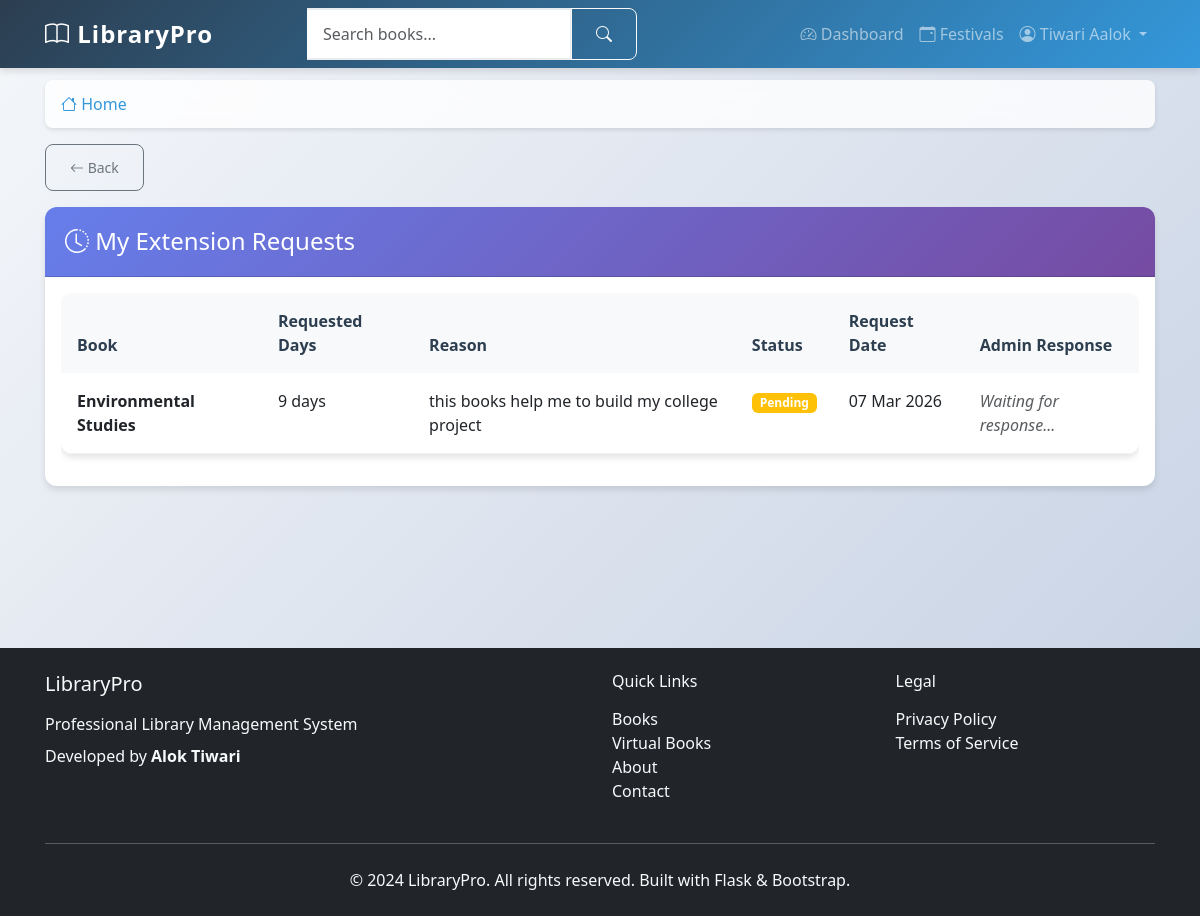
/my-extension-requests (signed in), run on the app's committed database.
### app/models.py (models this page shows, shortened)
class User(UserMixin, db.Model):
    id = db.Column(db.Integer, primary_key=True)
    prn_number = db.Column(db.String(20), unique=True, nullable=False)
    username = db.Column(db.String(80), unique=True, nullable=False)
    email = db.Column(db.String(120), unique=True, nullable=False)
    name = db.Column(db.String(100), nullable=False)
    mother_name = db.Column(db.String(100), nullable=False)
    dob = db.Column(db.String(10), nullable=False)  # Format: DDMMYYYY
    phone = db.Column(db.String(15), nullable=True)
    address = db.Column(db.Text, nullable=True)
    password_hash = db.Column(db.String(255), nullable=False)
    role = db.Column(db.String(20), nullable=False, default='student')
    year = db.Column(db.String(10), nullable=True)  # 1st, 2nd, 3rd, 4th, 5th
    course = db.Column(db.String(50), nullable=True)  # BSC IT, BSC CS, etc.
    total_books_borrowed = db.Column(db.Integer, default=0)
    total_extension_requests = db.Column(db.Integer, default=0)
    library_hours_this_month = db.Column(db.Float, default=0.0)
    library_hours_this_year = db.Column(db.Float, default=0.0)
    created_at = db.Column(db.DateTime, default=datetime.utcnow)
    updated_at = db.Column(db.DateTime, default=datetime.utcnow, onupdate=datetime.utcnow)
    loans = db.relationship('Loan', backref='borrower', lazy='dynamic')
    library_sessions = db.relationship('LibrarySession', backref='user', lazy='dynamic')

class ExtensionRequest(db.Model):
    id = db.Column(db.Integer, primary_key=True)
    loan_id = db.Column(db.Integer, db.ForeignKey('loan.id'), nullable=False)
    requested_days = db.Column(db.Integer, nullable=False)
    reason = db.Column(db.Text, nullable=False)
    status = db.Column(db.String(20), nullable=False, default='pending')  # pending, approved, rejected
    admin_response = db.Column(db.Text, nullable=True)
    request_date = db.Column(db.DateTime, nullable=False, default=datetime.utcnow)
    response_date = db.Column(db.DateTime, nullable=True)
    responded_by = db.Column(db.Integer, db.ForeignKey('user.id'), nullable=True)
    status_expires_at = db.Column(db.DateTime, nullable=True)
    loan = db.relationship('Loan', backref='extension_requests')
    admin = db.relationship('User', foreign_keys=[responded_by])

class Book(db.Model):
    id = db.Column(db.Integer, primary_key=True)
    title = db.Column(db.String(200), nullable=False)
    author = db.Column(db.String(100), nullable=False)
    category = db.Column(db.String(50), nullable=False, default='General')
    semester = db.Column(db.String(20), nullable=True)
    course = db.Column(db.String(50), nullable=True)
    isbn = db.Column(db.String(20), nullable=True)
    thumbnail = db.Column(db.String(500), nullable=True)
    copies_total = db.Column(db.Integer, nullable=False, default=1)
    copies_available = db.Column(db.Integer, nullable=False, default=1)
    is_new_book = db.Column(db.Boolean, nullable=False, default=True)
    new_book_expires = db.Column(db.DateTime, nullable=True)
    is_prebooking = db.Column(db.Boolean, nullable=False, default=False)
    prebooking_starts = db.Column(db.DateTime, nullable=True)
    prebooking_slots = db.Column(db.Integer, nullable=False, default=0)
    prebooking_taken = db.Column(db.Integer, nullable=False, default=0)
    is_virtual = db.Column(db.Boolean, nullable=False, default=False)
    pdf_file_path = db.Column(db.String(500), nullable=True)
    virtual_price = db.Column(db.Float, nullable=True, default=0.0)  # Free to read
    download_price = db.Column(db.Float, nullable=True, default=11.0)  # ₹11 to download
    created_at = db.Column(db.DateTime, default=datetime.utcnow)
    loans = db.relationship('Loan', backref='book', lazy='dynamic')

### app/main/routes.py (the view)
@bp.route('/my-extension-requests')
@login_required
def my_extension_requests():
    my_requests = ExtensionRequest.query.join(Loan).filter(
        Loan.user_id == current_user.id
    ).order_by(ExtensionRequest.request_date.desc()).all()
    return render_template('main/my_extensions.html',
                         title='My Extension Requests',
                         requests=my_requests)

### app/__init__.py (called while the page is built)
def create_app():
    app = Flask(__name__)
    app.config.from_object(Config)
    db.init_app(app)
    migrate.init_app(app, db)
    login.init_app(app)
    login.login_view = 'auth.student_login'
    login.login_message = 'Please log in to access this page.'
    login.login_message_category = 'info'
    from app.auth import bp as auth_bp
    app.register_blueprint(auth_bp, url_prefix='/auth')
    from app.main import bp as main_bp
    app.register_blueprint(main_bp)
    from app.models import User
    @login.user_loader
    def load_user(user_id):
        return User.query.get(int(user_id))
    return app

### app/templates/main/my_extensions.html (shortened to what this page needs)
{% extends "base.html" %}
{% block content %}
<div class="row">
    <div class="col-12">
        <div class="card">
            <div class="card-header" style="background: linear-gradient(135deg, #667eea, #764ba2); color: white;">
                <h4 class="mb-0"><i class="bi bi-clock-history"></i> My Extension Requests</h4>
            </div>
            <div class="card-body">
                {% if requests %}
                <div class="table-responsive">
                    <table class="table table-hover">
                        <thead>
                            <tr>
                                <th>Book</th>
                                <th>Requested Days</th>
                                <th>Reason</th>
                                <th>Status</th>
                                <th>Request Date</th>
                                <th>Admin Response</th>
                            </tr>
                        </thead>
                        <tbody>
                            {% for req in requests %}
                            <tr>
                                <td><strong>{{ req.loan.book.title }}</strong></td>
                                <td>{{ req.requested_days }} days</td>
                                <td>{{ req.reason[:50] }}{% if req.reason|length > 50 %}...{% endif %}</td>
                                <td>
                                    {% if req.status == 'pending' %}
                                        <span class="badge bg-warning">Pending</span>
                                    {% elif req.status == 'approved' %}
                                        <span class="badge bg-success">Approved</span>
                                    {% else %}
                                        <span class="badge bg-danger">Rejected</span>
                                    {% endif %}
                                </td>
                                <td>{{ req.request_date.strftime('%d %b %Y') }}</td>
                                <td>
                                    {% if req.admin_response %}
                                        {{ req.admin_response }}
                                    {% else %}
                                        <em class="text-muted">Waiting for response...</em>
                                    {% endif %}
                                </td>
                            </tr>
                            {% endfor %}
                        </tbody>
                    </table>
                </div>
                {% endif %}
            </div>
        </div>
    </div>
</div>
{% endblock %}

### app/templates/base.html (shortened to what this page needs)
<!DOCTYPE html>
<html lang="en">
<head>
    <link href="https://cdn.jsdelivr.net/npm/bootstrap@5.3.0/dist/css/bootstrap.min.css" rel="stylesheet">
    <link rel="stylesheet" href="https://cdn.jsdelivr.net/npm/bootstrap-icons@1.10.0/font/bootstrap-icons.css">
    <link rel="stylesheet" href="{{ url_for('static', filename='css/style.css') }}">
    <link rel="stylesheet" href="{{ url_for('static', filename='css/modern.css') }}">
</head>
<body>
    <nav class="navbar navbar-expand-lg navbar-dark bg-primary fixed-top">
        <div class="container">
            <a class="navbar-brand fw-bold" href="{{ url_for('main.index') }}">
                <i class="bi bi-book"></i> LibraryPro
            </a>
            <div class="collapse navbar-collapse" id="navbarNav">
                {% if current_user.is_authenticated %}
                <form class="d-flex mx-auto" method="GET" action="{{ url_for('main.search') }}">
                    <div class="input-group">
                        <input class="form-control" type="search" name="q" placeholder="Search books..."
                               value="{{ request.args.get('q', '') }}">
                        <button class="btn btn-outline-light" type="submit">
                            <i class="bi bi-search"></i>
                        </button>
                    </div>
                </form>
                <ul class="navbar-nav ms-auto">
                    <li class="nav-item">
                        <a class="nav-link" href="{{ url_for('main.dashboard') }}">
                            <i class="bi bi-speedometer2"></i> Dashboard
                        </a>
                    </li>
                    <li class="nav-item">
                        <a class="nav-link" href="{{ url_for('main.festivals') }}">
                            <i class="bi bi-calendar-event"></i> Festivals
                        </a>
                    </li>
                    <li class="nav-item dropdown">
                        <a class="nav-link dropdown-toggle" href="#" role="button" data-bs-toggle="dropdown">
                            <i class="bi bi-person-circle"></i> {{ current_user.name }}
                        </a>
                    </li>
                </ul>
                {% endif %}
            </div>
        </div>
    </nav>
    <main class="main-content">
        <div class="container">
            {% if current_user.is_authenticated %}
            <nav aria-label="breadcrumb" class="mb-3">
                <ol class="breadcrumb">
                    <li class="breadcrumb-item">
                        <a href="{{ url_for('main.index') }}"><i class="bi bi-house"></i> Home</a>
                    </li>
                </ol>
            </nav>
            {% endif %}
            {% if current_user.is_authenticated and request.endpoint not in ['main.index', 'main.dashboard', 'main.student_dashboard', 'main.admin_dashboard'] %}
            <div class="mb-3">
                <button onclick="goBack()" class="btn btn-outline-secondary btn-sm">
                    <i class="bi bi-arrow-left"></i> Back
                </button>
            </div>
            {% endif %}
            {% block content %}{% endblock %}
        </div>
    </main>
    <footer class="bg-dark text-light py-4 mt-5">
        <div class="container">
            <div class="row">
                <div class="col-md-6">
                    <h5 class="mb-3">LibraryPro</h5>
                    <p class="mb-2">Professional Library Management System</p>
                    <p class="mb-0">Developed by <strong>Alok Tiwari</strong></p>
                </div>
                <div class="col-md-3">
                    <h6 class="mb-3">Quick Links</h6>
                    <ul class="list-unstyled">
                        <li><a href="{{ url_for('main.books_categories') }}" class="text-light text-decoration-none">Books</a></li>
                    <li><a href="{{ url_for('main.virtual_books') }}" class="text-light text-decoration-none">Virtual Books</a></li>
                        <li><a href="{{ url_for('main.about') }}" class="text-light text-decoration-none">About</a></li>
                        <li><a href="{{ url_for('main.contact') }}" class="text-light text-decoration-none">Contact</a></li>
                    </ul>
                </div>
                <div class="col-md-3">
                    <h6 class="mb-3">Legal</h6>
                    <ul class="list-unstyled">
                        <li><a href="{{ url_for('main.privacy') }}" class="text-light text-decoration-none">Privacy Policy</a></li>
                        <li><a href="{{ url_for('main.terms') }}" class="text-light text-decoration-none">Terms of Service</a></li>
                    </ul>
                </div>
            </div>
            <hr class="my-4">
            <div class="text-center">
                <p class="mb-0">&copy; 2024 LibraryPro. All rights reserved. Built with Flask & Bootstrap.</p>
            </div>
        </div>
    </footer>
</body>
</html>

### app/static/css/style.css (style rules this page uses)
:root { --primary-color: #2c3e50; --secondary-color: #3498db; --accent-color: #e74c3c; --success-color: #27ae60; --warning-color: #f39c12; --light-bg: #f8f9fa; --card-shadow: 0 4px 6px rgba(0, 0, 0, 0.1); --hover-shadow: 0 8px 15px rgba(0, 0, 0, 0.2); --border-radius: 12px; }
body { font-family: 'Segoe UI', Tahoma, Geneva, Verdana, sans-serif; background: linear-gradient(135deg, #f5f7fa 0%, #c3cfe2 100%); min-height: 100vh; padding: 0; margin: 0; }
.main-content { padding-top: 80px; padding-bottom: 2rem; min-height: calc(100vh - 200px); }
.container { padding-left: 15px; padding-right: 15px; }
.navbar-brand { font-size: 1.5rem; letter-spacing: 1px; }
.navbar { box-shadow: var(--card-shadow); background: linear-gradient(135deg, var(--primary-color) 0%, var(--secondary-color) 100%) !important; }
.card { border: none; border-radius: var(--border-radius); box-shadow: var(--card-shadow); transition: all 0.3s ease; background: white; }
.card-header { background: linear-gradient(135deg, var(--primary-color) 0%, var(--secondary-color) 100%); color: white; border-radius: var(--border-radius) var(--border-radius) 0 0 !important; padding: 1.25rem; font-weight: 600; }
.form-control { border-radius: 8px; border: 2px solid #e9ecef; padding: 0.75rem 1rem; transition: all 0.3s ease; }
.btn { border-radius: 8px; padding: 0.75rem 1.5rem; font-weight: 500; transition: all 0.3s ease; }
.table { background: white; border-radius: var(--border-radius); overflow: hidden; box-shadow: var(--card-shadow); }
.table thead th { background: var(--light-bg); border: none; font-weight: 600; color: var(--primary-color); padding: 1rem; }
.table tbody td { padding: 1rem; border-color: #f1f3f4; }
.breadcrumb { background: rgba(255, 255, 255, 0.8); border-radius: 8px; padding: 0.75rem 1rem; margin-bottom: 1rem; box-shadow: 0 2px 4px rgba(0, 0, 0, 0.1); backdrop-filter: blur(10px); }
.breadcrumb-item a { color: var(--secondary-color); text-decoration: none; transition: color 0.3s ease; }
.btn-outline-secondary { border-color: #6c757d; color: #6c757d; transition: all 0.3s ease; }
.form-control { border-left: none; border-radius: 0 8px 8px 0; }

### app/static/css/modern.css (style rules this page uses)
:root { --primary: #6366f1; --secondary: #8b5cf6; --success: #10b981; --danger: #ef4444; --warning: #f59e0b; --info: #3b82f6; --dark: #1f2937; --light: #f9fafb; }

### data on the page
User: name "Tiwari Aalok"
ExtensionRequest: loan.book "Environmental Studies", requested_days "9", reason "this books help me to build my college project", status "Pending", request_date "07 Mar 2026", shows "Waiting for response..."
